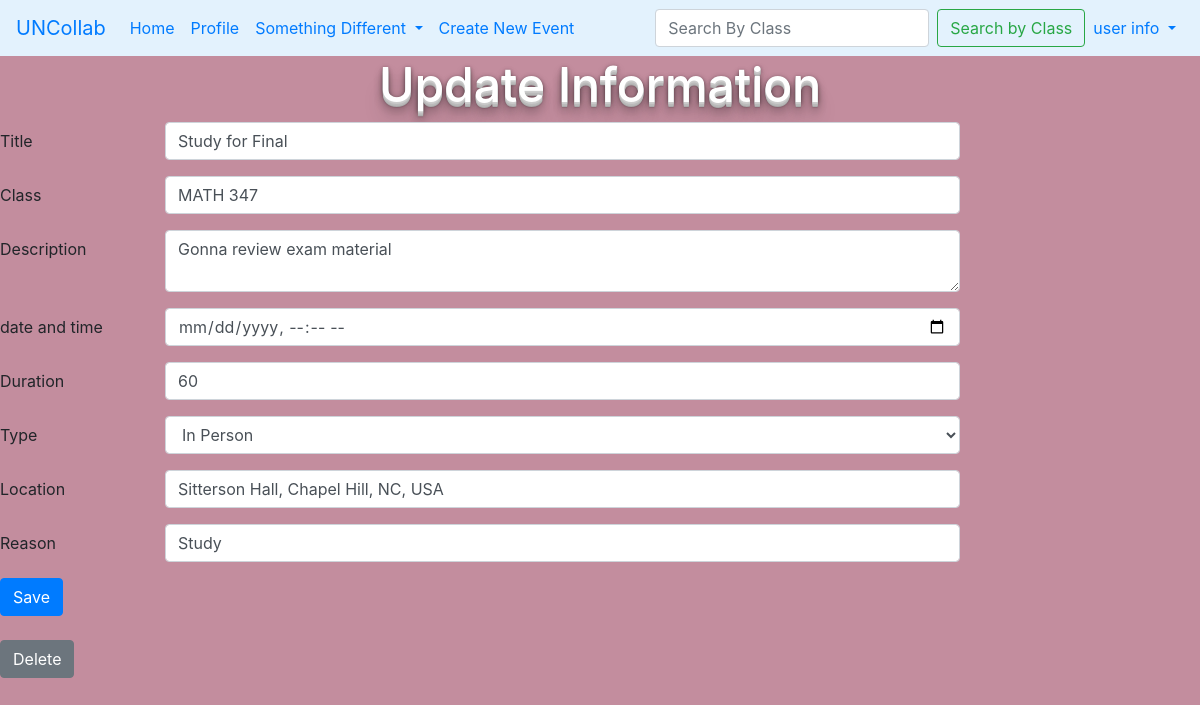
The page /1/update (signed in) on the database its author committed.
### tables this page shows
CREATE TABLE posts(
  id INTEGER PRIMARY KEY AUTOINCREMENT,
  author_id INTEGER NOT NULL,
  class_id INTEGER NOT NULL,
  created TIMESTAMP DEFAULT CURRENT_TIMESTAMP,
  title TEXT NOT NULL,
  description TEXT,
  type TEXT NOT NULL,
  reason TEXT NOT NULL,
  location TEXT NOT NULL,
  x_cord FLOAT,
  y_cord FLOAT,
  start_time DATETIME NOT NULL,
  duration INTEGER NOT NULL,
  FOREIGN KEY (author_id) REFERENCES user (id),
  FOREIGN KEY (class_id) REFERENCES classes (id)
);

CREATE TABLE classes(
  id INTEGER PRIMARY KEY AUTOINCREMENT,
  name TEXT UNIQUE NOT NULL
);

### collab_app/post.py (the view, shortened to what this page needs)
@bp.route('/<int:id>/update', methods=('GET', 'POST'))
@login_required
def update(id):
    post = get_post(id)
    return render_template('post/update.html', post=post)

### collab_app/auth.py (called while the page is built)
@bp.before_app_request
def load_logged_in_user():
  user_id = session.get('user_id')
  if user_id is None:
    g.user = None
  else:
    g.user = get_db().execute(
      'SELECT * FROM user WHERE id = ?', (user_id,)
    ).fetchone()

def login_required(view):
  @functools.wraps(view)
  def wrapped_view(**kwargs):
    if g.user is None:
      return redirect(url_for('auth.login'))
    return view(**kwargs)
  return wrapped_view

### collab_app/db.py (called while the page is built)
def get_db():
  if 'db' not in g:
    g.db = sqlite3.connect(
      current_app.config['DATABASE'],
      detect_types=sqlite3.PARSE_DECLTYPES
    )
    g.db.row_factory = sqlite3.Row
  return  g.db

### collab_app/post.py (called while the page is built)
def get_post(id):
  post = get_db().execute(
      'SELECT p.id, p.author_id, p.class_id, p.title, c.name as name, p.description, p.type, p.reason, p.location, p.start_time, p.duration as duration'
      ' FROM (posts p JOIN user u ON p.author_id = u.id) z JOIN classes c ON c.id = z.class_id'
      ' WHERE p.id = ?',
      (id,)
  ).fetchone()
  if post is None:
      abort(404, "Post id {0} doesn't exist.".format(id))
  return post

### collab_app/templates/post/update.html (shortened to what this page needs)
<!DOCTYPE html>
<html lang="fr"></html>
<head>
  <link rel="stylesheet" type="text/css" href="../static/css/style.css">
  <link rel="stylesheet" href="https://stackpath.bootstrapcdn.com/bootstrap/4.3.1/css/bootstrap.min.css">
</head>
<body>
  {% include 'navbar.html' %}
  <h1 class='title2'>Update Information</h1>
  <form method="post" onsubmit="return await checker()" style="width: 80%;">
    <div class="form-group row">
    <label for="title" class="col-2 col-form-label">Title</label>
    <div class="col-10">
    <input name="title" class="form-control" id="title" value="{{ request.form['title'] or post['title'] }}" required>
  </div>
    </div>
    <div class="form-group row">
    <label for="class" class="col-2 col-form-label">Class</label>
    <div class="col-10">
    <input name="class" class="form-control" id="class" value="{{ request.form['class'] or post['name'] }}" required>
  </div>
    </div>
    <div class="form-group row">
    <label for="description" class="col-2 col-form-label">Description</label>
    <div class="col-10">
    <textarea name="description" class="form-control" id="description">{{ request.form['description'] or post['description'] }}</textarea>
  </div>
  </div>
  <div class="form-group row">
    <label for="datetime" class="col-2 col-form-label">date and time</label>
    <div class="col-10">
      <input name="datetime" type="datetime-local" class="form-control"  id="datetime" value="{{ request.form['datetime'] or post['datetime'] }}" required>
  </div>
  </div>
  <div class="form-group row">
    <label for="duration" class="col-2 col-form-label">Duration</label>
    <div class="col-10">
    <input type="number" name="duration" class="form-control" id="duration" min="1" value="{{ request.form['duration'] or post['duration'] }}" required>
  </div>
  </div>
    <div class="form-group row">
    <label for="type" class="col-2 col-form-label">Type</label>
    <div class="col-10">
    <select name="type" class="form-control" id="type" value="{{ request.form['type'] or post['type'] }}" required>
      <option>In Person</option>
    </select>
  </div>
  </div>
    <div class="form-group row">
    <label for="location" class="col-2 col-form-label">Location</label>
    <div class="col-10">
    <input autocomplete="off" name="location" class="form-control" id="location" list="loc" value="{{ request.form['location'] or post['location'] }}" required>
  </div>
  </div>
    <div class="form-group row">
    <label for="reason" class="col-2 col-form-label">Reason</label>
    <div class="col-10">
      <input name="reason" class="form-control" id="reason" placeholder="" value="{{ request.form['reason'] or post['reason'] }}" required>
    </div>
  </div>
    <input class="btn btn-primary" type="submit" value="Save">
  </form>
  <br>
  <form action="{{ url_for('post.delete', id=post['id']) }}" method="post" class="form">
    <input class="btn btn-secondary" type="submit" value="Delete" onclick="return confirm('Are you sure?');">
  </form>
 </body>
 </html>

### collab_app/static/css/style.css (style rules this page uses)
body { background-color: #C38D9E !important; }
.title2 { display: flex; align-items: center; justify-content: center; color: white; font-size:48px; text-shadow: 0 1px 0 #ccc, 0 2px 0 #c9c9c9, 0 3px 0 #bbb, 0 4px 0 #b9b9b9, 0 5px 0 #aaa, 0 6px 1px rgba(0, 0, 0, .1), 0 0 5px rgba(0, 0, 0, .1), 0 1px 3px rgba(0, 0, 0, .3), 0 3px 5px rgba(0, 0, 0, .2), 0 5px 10px rgba(0, 0, 0, .25), 0 10px 10px rgba(0, 0, 0, .2), 0 20px 20px rgba(0, 0, 0, .15); }

### rows shown on the page
posts: title "Study for Final", description "Gonna review exam material", duration "60", type "In Person", location "Sitterson Hall, Chapel Hill, NC, USA", reason "Study"
classes: class "MATH 347"
